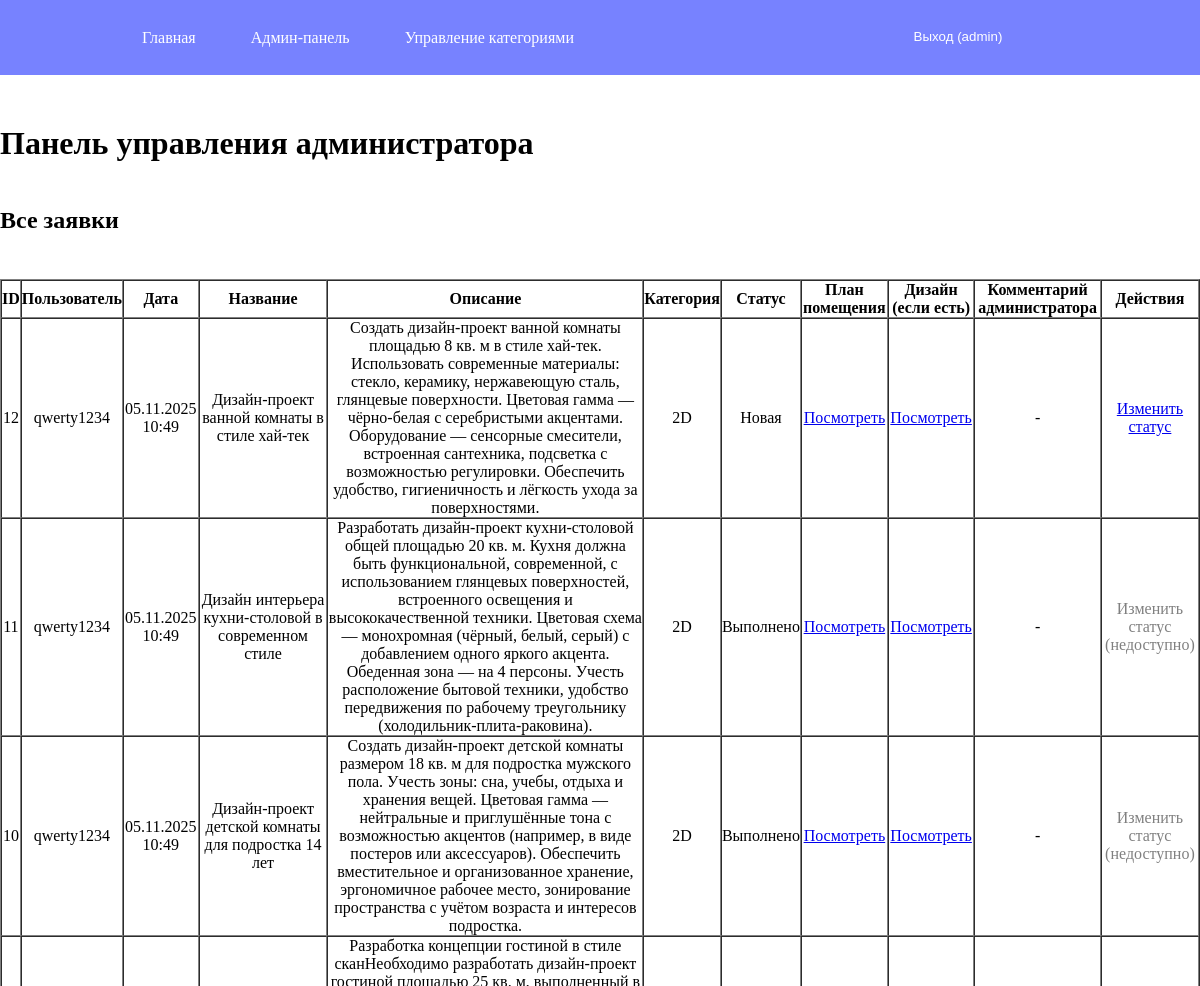
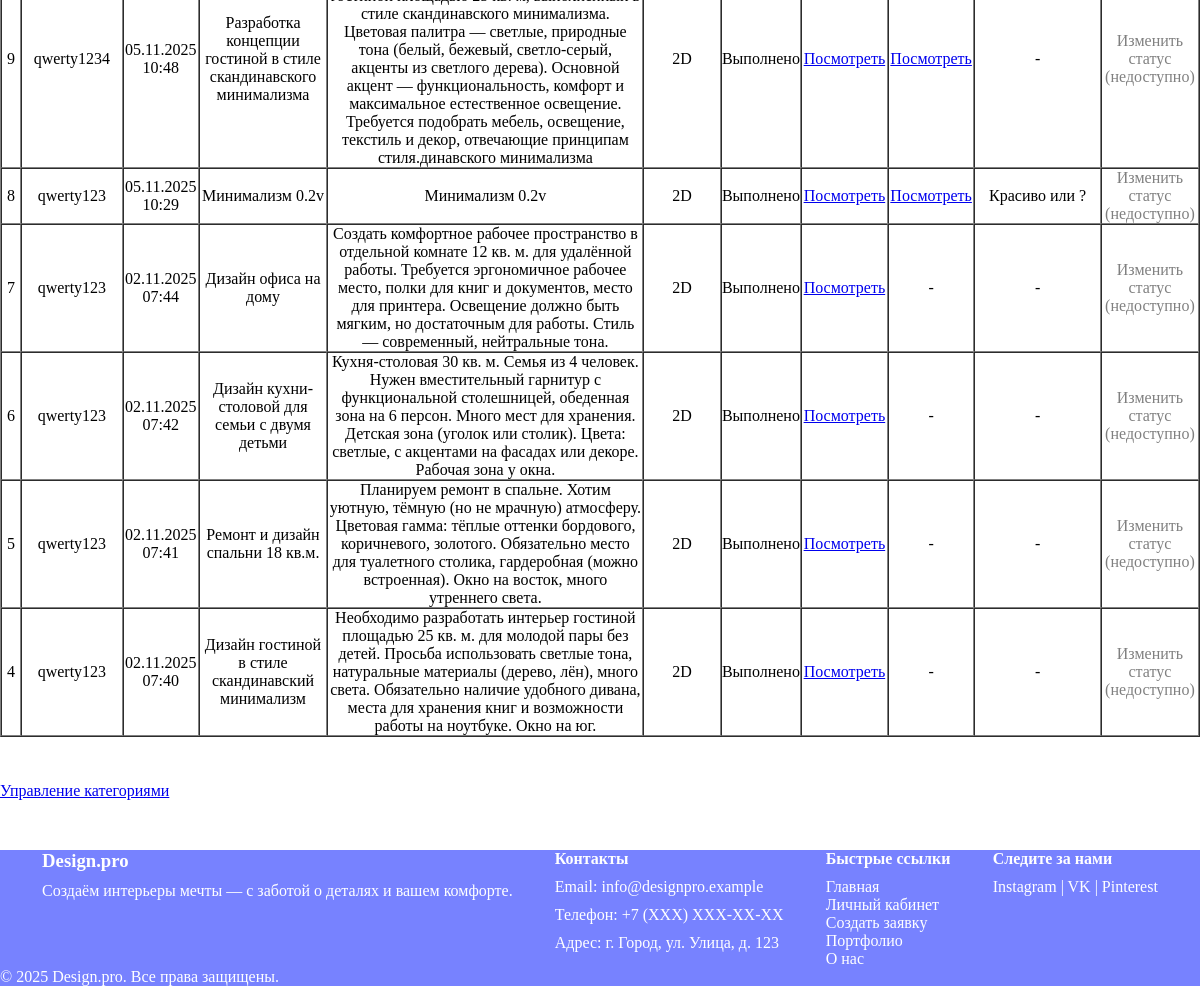
/main/admin_dashboard/ (signed in), run on an earlier commit of the app's database (2 pictures, top to bottom).
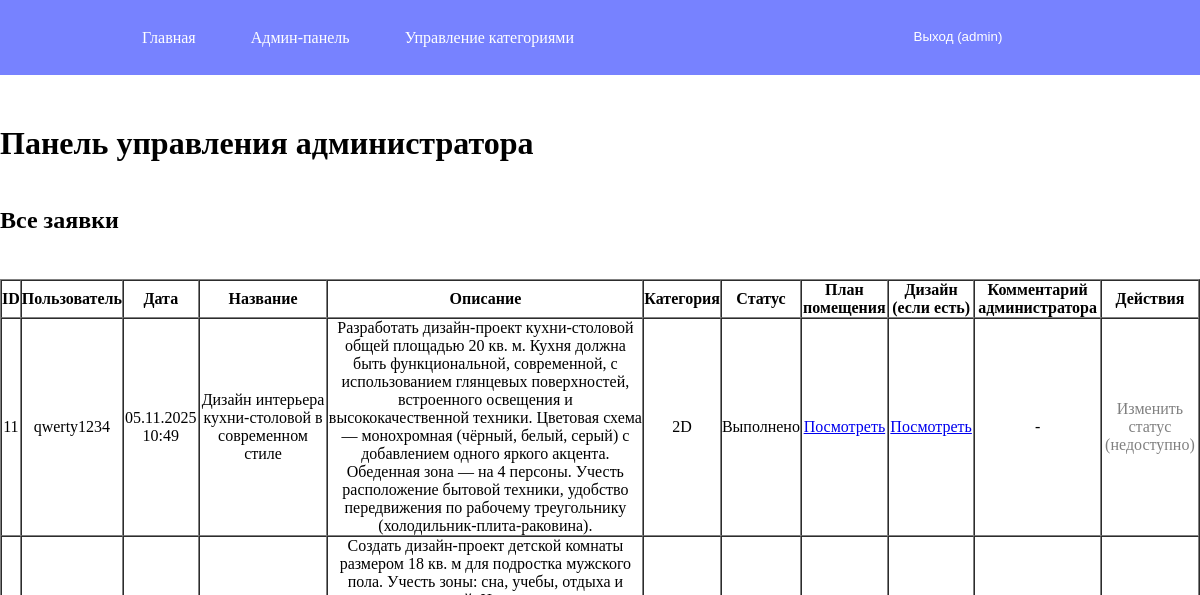
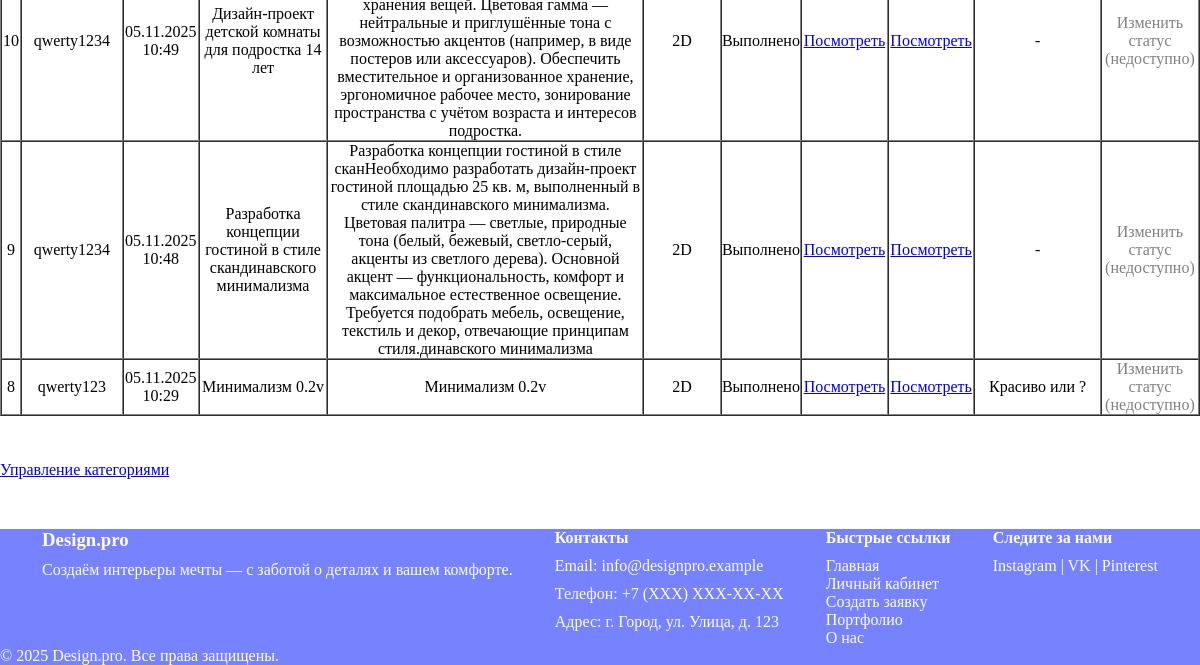
And on a later commit of the database (2 pictures, top to bottom).
### main/models.py (models this page shows, shortened)
class DesignRequest(models.Model):
    STATUS_CHOICES = [
        ('new', 'Новая'),
        ('in_progress', 'Принято'),
        ('complited', 'Выполнено'),
    ]
    user = models.ForeignKey(User, on_delete=models.CASCADE, related_name='requests')
    title = models.CharField(max_length=200, null=False, blank=False, verbose_name='Заголовок')
    description = models.TextField(null=False, blank=False, verbose_name='Описание')
    category = models.ForeignKey(Category, on_delete=models.CASCADE)
    plan_image = models.ImageField(upload_to='plan_img/', validators=[validate_image_extension_and_size])
    status = models.CharField(max_length=20, choices=STATUS_CHOICES, default='new')
    created_at = models.DateTimeField(auto_now_add=True)
    design_image = models.ImageField(upload_to='design_img/', validators=[validate_image_extension_and_size], blank=True, null=True)
    admin_comment = models.TextField(null=True, blank=True)
    class Meta:
        verbose_name = 'Заявка на дизайн'
        verbose_name_plural = "Заявки на дизайн"
        ordering = ['-created_at']

class Category(models.Model):
    name = models.CharField(max_length=100, unique=True)
    class Meta:
        verbose_name= 'Категория'
        verbose_name_plural = "Категории"

### main/views.py (the view)
# urls.py: path('admin_dashboard/', views.admin_dashboard, name='admin_dashboard'),
@user_passes_test(is_admin)
def admin_dashboard(request):
    all_requests = DesignRequest.objects.all()
    return render(request, 'main_app/admin_dashboard.html', {'requests': all_requests})

### main/views.py (called while the page is built)
def is_admin(user):
    return user.is_staff

### templates/main_app/admin_dashboard.html (shortened to what this page needs)
{% extends "base.html" %}
{% block content %}
    <h1>Панель управления администратора</h1>
    <h2>Все заявки</h2>
    {% if requests %}
        <table border="1" cellpadding="10" cellspacing="0">
            <thead>
            <tr>
                <th>ID</th>
                <th>Пользователь</th>
                <th>Дата</th>
                <th>Название</th>
                <th>Описание</th>
                <th>Категория</th>
                <th>Статус</th>
                <th>План помещения</th>
                <th>Дизайн (если есть)</th>
                <th>Комментарий администратора</th>
                <th>Действия</th>
            </tr>
            </thead>
            <tbody>
            {% for req in requests %}
                <tr>
                    <td>{{ req.id }}</td>
                    <td>{{ req.user.username }}</td>
                    <td>{{ req.created_at|date:"d.m.Y H:i" }}</td>
                    <td>{{ req.title }}</td>
                    <td>{{ req.description }}</td>
                    <td>{{ req.category.name }}</td>
                    <td>{{ req.get_status_display }}</td>
                    <td>
                        {% if req.plan_image %}
                            <a href="{{ req.plan_image.url }}" target="_blank">Посмотреть</a>
                        {% else %}
                            -
                        {% endif %}
                    </td>
                    <td>
                        {% if req.design_image %}
                            <a href="{{ req.design_image.url }}" target="_blank">Посмотреть</a>
                        {% else %}
                            -
                        {% endif %}
                    </td>
                    <td>{{ req.admin_comment|default:"-" }}</td>
                    <td>
                        {% if req.status == 'new' %}
                            <a href="{% url 'change_status' request_id=req.id %}">Изменить статус</a>
                        {% elif req.status == 'in_progress' %}
                            <a href="{% url 'change_status' request_id=req.id %}">Изменить статус</a>
                        {% else %}
                            <span style="color: grey;">Изменить статус (недоступно)</span>
                        {% endif %}
                    </td>
                </tr>
            {% endfor %}
            </tbody>
        </table>
    {% else %}
        <p>Заявок пока нет.</p>
    {% endif %}
    <p><a href="{% url 'manage_categories' %}">Управление категориями</a></p>
{% endblock %}

What changed in the data, as far as the page shows it:
removed DesignRequest: id "12", user.username "qwerty1234", created_at "05.11.2025 10:49", title "Дизайн-проект ванной комнаты в стиле хай-тек", description "Создать дизайн-проект ванной комнаты площадью 8 кв. м в стиле хай-тек. Использовать современные материалы: стекло, керамику, нержавеющую сталь, глянцевые поверхности. Цветовая гамма — чёрно-белая с серебристыми акцентами. Оборудование — сенсорные смесители, встроенная сантехника, подсветка с возможностью регулировки. Обеспечить удобство, гигиеничность и лёгкость ухода за поверхностями.", category.name "2D", status "Новая", admin_comment "-", shows "Изменить статус"
removed DesignRequest: id "7", user.username "qwerty123", created_at "02.11.2025 07:44", title "Дизайн офиса на дому", description "Создать комфортное рабочее пространство в отдельной комнате 12 кв. м. для удалённой работы. Требуется эргономичное рабочее место, полки для книг и документов, место для принтера. Освещение должно быть мягким, но достаточным для работы. Стиль — современный, нейтральные тона.", category.name "2D", status "Выполнено", admin_comment "-", shows "Изменить статус (недоступно)"
removed DesignRequest: id "6", user.username "qwerty123", created_at "02.11.2025 07:42", title "Дизайн кухни-столовой для семьи с двумя детьми", description "Кухня-столовая 30 кв. м. Семья из 4 человек. Нужен вместительный гарнитур с функциональной столешницей, обеденная зона на 6 персон. Много мест для хранения. Детская зона (уголок или столик). Цвета: светлые, с акцентами на фасадах или декоре. Рабочая зона у окна.", category.name "2D", status "Выполнено", admin_comment "-", shows "Изменить статус (недоступно)"
removed DesignRequest: id "5", user.username "qwerty123", created_at "02.11.2025 07:41", title "Ремонт и дизайн спальни 18 кв.м.", description "Планируем ремонт в спальне. Хотим уютную, тёмную (но не мрачную) атмосферу. Цветовая гамма: тёплые оттенки бордового, коричневого, золотого. Обязательно место для туалетного столика, гардеробная (можно встроенная). Окно на восток, много утреннего света.", category.name "2D", status "Выполнено", admin_comment "-", shows "Изменить статус (недоступно)"
removed DesignRequest: id "4", user.username "qwerty123", created_at "02.11.2025 07:40", title "Дизайн гостиной в стиле скандинавский минимализм", description "Необходимо разработать интерьер гостиной площадью 25 кв. м. для молодой пары без детей. Просьба использовать светлые тона, натуральные материалы (дерево, лён), много света. Обязательно наличие удобного дивана, места для хранения книг и возможности работы на ноутбуке. Окно на юг.", category.name "2D", status "Выполнено", admin_comment "-", shows "Изменить статус (недоступно)"
